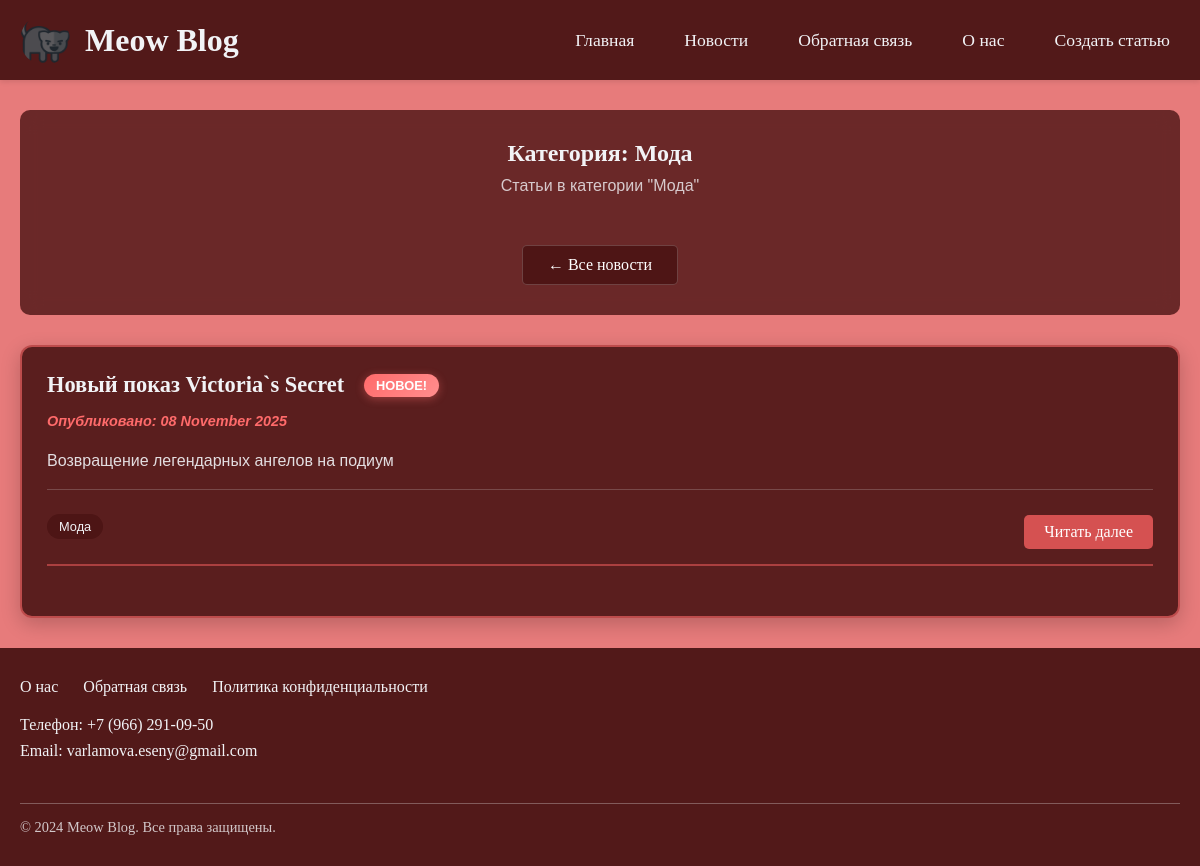
The app's page /category/Мода with its own data.
### main.py (models this page shows, shortened)
class Article(db.Model):
    __tablename__ = 'articles'
    id = db.Column(db.Integer, primary_key=True)
    title = db.Column(db.String(200), nullable=False)
    text = db.Column(db.Text, nullable=False)
    created_date = db.Column(db.DateTime, default=datetime.utcnow)
    category = db.Column(db.String(50), nullable=False, default='Разное')
    excerpt = db.Column(db.Text)
    user_id = db.Column(db.Integer, db.ForeignKey('users.id'), nullable=False)

### main.py (the view)
@app.route('/category/<category_name>')
def category_news(category_name):
    articles = Article.query.filter_by(category=category_name).order_by(Article.created_date.desc()).all()
    return render_template('category_news.html',
                           articles=[article_to_dict(article) for article in articles],
                           category_name=category_name,
                           is_today_article=is_today_article,
                           current_date=date.today())

### main.py (called while the page is built)
def article_to_dict(article):
    local_created_date = article.created_date
    return {
        'id': article.id,
        'title': article.title,
        'date': local_created_date.strftime('%d %B %Y'),
        'excerpt': article.excerpt or article.text[:100] + '...',
        'content': f'<p>{article.text}</p>',
        'author_id': article.user_id,
        'category': article.category,
        'created_date_obj': local_created_date  # Добавляем объект даты для отладки
    }

def is_today_article(article_date):
    try:
        if isinstance(article_date, str):
            article_datetime = datetime.strptime(article_date, '%d %B %Y')
            return article_datetime.date() == date.today()
        elif isinstance(article_date, datetime):
            return article_date.date() == date.today()
        return False
    except (ValueError, AttributeError) as e:
        print(f"Ошибка при проверке даты: {e}")
        return False

### templates/category_news.html (shortened to what this page needs)
{% extends "base.html" %}
{% block content %}
<div class="category-news">
    <div class="category-header">
        <h2>Категория: {{ category_name }}</h2>
        <p>Статьи в категории "{{ category_name }}"</p>
        <a href="{{ url_for('news') }}" class="back-to-news">← Все новости</a>
    </div>
    {% if articles %}
    <div class="news-list">
        {% for article in articles %}
        <article class="news-item {% if is_today_article(article.date) %}today{% endif %}">
            <div class="news-header">
                <div class="news-title-wrapper">
                    <h3>{{ article.title }}</h3>
                    {% if is_today_article(article.date) %}
                    <span class="new-badge">Новое!</span>
                    {% endif %}
                </div>
            </div>
            <p class="news-date {% if is_today_article(article.date) %}today{% endif %}">
                Опубликовано: {{ article.date }}
            </p>
            <p class="news-excerpt">{{ article.excerpt }}</p>
            <div class="article-meta">
                <span class="article-category-badge">{{ article.category }}</span>
                <a href="{{ url_for('news_article', id=article.id) }}" class="read-more">Читать далее</a>
            </div>
        </article>
        {% endfor %}
    </div>
    {% else %}
    <div class="no-articles">
        <p>В категории "{{ category_name }}" пока нет статей.</p>
        <a href="{{ url_for('create_article') }}" class="back-link">Создать первую статью</a>
    </div>
    {% endif %}
</div>
{% endblock %}

### static/style.css (style rules this page uses)
* { margin: 0; padding: 0; box-sizing: border-box; }
body { background-color: rgba(225, 87, 87, 0.779); min-height: 100vh; display: flex; flex-direction: column; font-family: Arial, sans-serif; }
p, h1, h2, h3, h4, h5, h6 { font-family: clickclack; color: rgb(242, 243, 246); }
.news-list { display: grid; grid-template-columns: repeat(auto-fit, minmax(350px, 1fr)); gap: 25px; margin-top: 20px; }
.news-item { background-color: rgba(75, 20, 20, 0.8); padding: 25px; border-radius: 12px; box-shadow: 0 6px 20px rgba(0, 0, 0, 0.2); border: 1px solid rgba(242, 243, 246, 0.1); transition: transform 0.3s ease, box-shadow 0.3s ease; backdrop-filter: blur(10px); }
.news-item h3 { color: rgb(242, 243, 246); font-size: 1.4rem; margin-bottom: 12px; border-bottom: 2px solid rgba(225, 87, 87, 0.6); padding-bottom: 8px; }
.news-date { color: rgba(242, 243, 246, 0.8); font-family: Arial, sans-serif; font-size: 0.9rem; margin-bottom: 15px; font-style: italic; }
.news-item p { color: rgba(242, 243, 246, 0.9); line-height: 1.6; margin-bottom: 15px; }
.news-excerpt { font-family: Arial, sans-serif; color: rgba(242, 243, 246, 0.8); font-size: 1rem; }
.read-more { display: inline-block; background-color: rgba(225, 87, 87, 0.9); color: white; padding: 8px 20px; text-decoration: none; border-radius: 5px; font-family: clickclack; transition: background-color 0.3s ease; margin-top: 10px; }
.article-meta { display: flex; justify-content: space-between; align-items: center; margin-bottom: 25px; padding-bottom: 15px; border-bottom: 2px solid rgba(225, 87, 87, 0.6); }
.back-to-news { display: inline-block; background-color: rgba(75, 20, 20, 0.9); color: white; padding: 10px 25px; text-decoration: none; border-radius: 5px; font-family: clickclack; transition: background-color 0.3s ease; margin-top: 30px; border: 1px solid rgba(242, 243, 246, 0.2); }
.new-badge { display: inline-block; background: linear-gradient(135deg, #ff6b6b, #ff8e8e); color: white; padding: 4px 12px; border-radius: 20px; font-family: Arial, sans-serif; font-size: 0.8rem; font-weight: bold; text-transform: uppercase; margin-left: 10px; animation: pulse 2s infinite; box-shadow: 0 2px 8px rgba(255, 107, 107, 0.4); }
.news-item { position: relative; background-color: rgba(75, 20, 20, 0.8); padding: 25px; border-radius: 12px; box-shadow: 0 6px 20px rgba(0, 0, 0, 0.2); border: 1px solid rgba(242, 243, 246, 0.1); transition: transform 0.3s ease, box-shadow 0.3s ease; backdrop-filter: blur(10px); }
.news-item.today { border: 2px solid rgba(255, 107, 107, 0.6); background-color: rgba(75, 20, 20, 0.9); }
.news-header { display: flex; align-items: flex-start; justify-content: space-between; margin-bottom: 12px; }
.news-title-wrapper { flex: 1; display: flex; align-items: center; flex-wrap: wrap; gap: 10px; }
.news-item h3 { color: rgb(242, 243, 246); font-size: 1.4rem; margin-bottom: 0; border-bottom: none; padding-bottom: 0; }
.news-date.today { color: #ff6b6b; font-weight: bold; }
.article-meta { display: flex; justify-content: space-between; align-items: center; margin-top: 15px; padding-top: 15px; border-top: 1px solid rgba(242, 243, 246, 0.2); }
.article-category-badge { background-color: rgba(75, 20, 20, 0.9); color: rgb(242, 243, 246); padding: 5px 12px; border-radius: 15px; font-family: Arial, sans-serif; font-size: 0.8rem; }
.category-header { text-align: center; margin-bottom: 30px; padding: 30px; background-color: rgba(75, 20, 20, 0.8); border-radius: 10px; backdrop-filter: blur(10px); }
.category-header h2 { color: rgb(242, 243, 246); margin-bottom: 10px; }
.category-header p { color: rgba(242, 243, 246, 0.8); font-family: Arial, sans-serif; margin-bottom: 20px; }

### records on screen
Article: category "Мода", title "Новый показ Victoria`s Secret", date "08 November 2025", excerpt "Возвращение легендарных ангелов на подиум"
